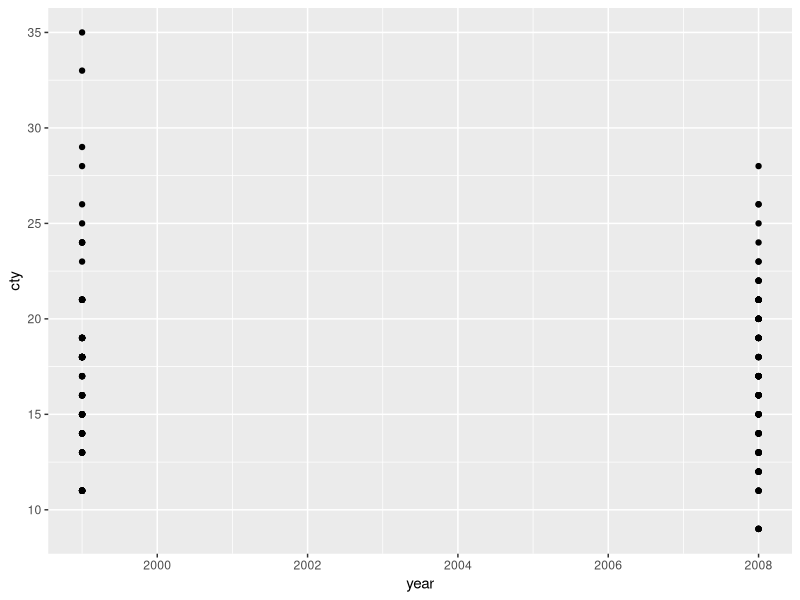

Recreate this plot in R.
## ---- chunk 1
library(tidyverse)
library(knitr)
library(here)
COURSE_HOME <- here()
## ---- chunk 2
index_data <- tribble(
    ~metric, ~`2011`, ~`2014`, ~`2016`,
      "DTI",      75,      65,      50,
      "LVR",      60,      60,      80,
     "rate",   0.076,   0.069,   0.045
    )
## ---- chunk 3
    mpg %>%
    ggplot() +
    geom_point(mapping = aes(x = year, y = cty))
## ---- chunk 4
airquality %>%
    summarise_all(.funs = anyNA)
## ---- chunk 5
airquality %>%
    group_by(Month) %>%
    summarise_at(.cols = vars(Ozone, Solar.R, Wind, Temp),
                 .funs = funs(q1 = quantile(., probs=0.25),
                              med = median,
                              mean = mean,
                              q3 = quantile(., probs = 0.75),
                              sd = sd 
                          ),
                 na.rm = TRUE
                 )
